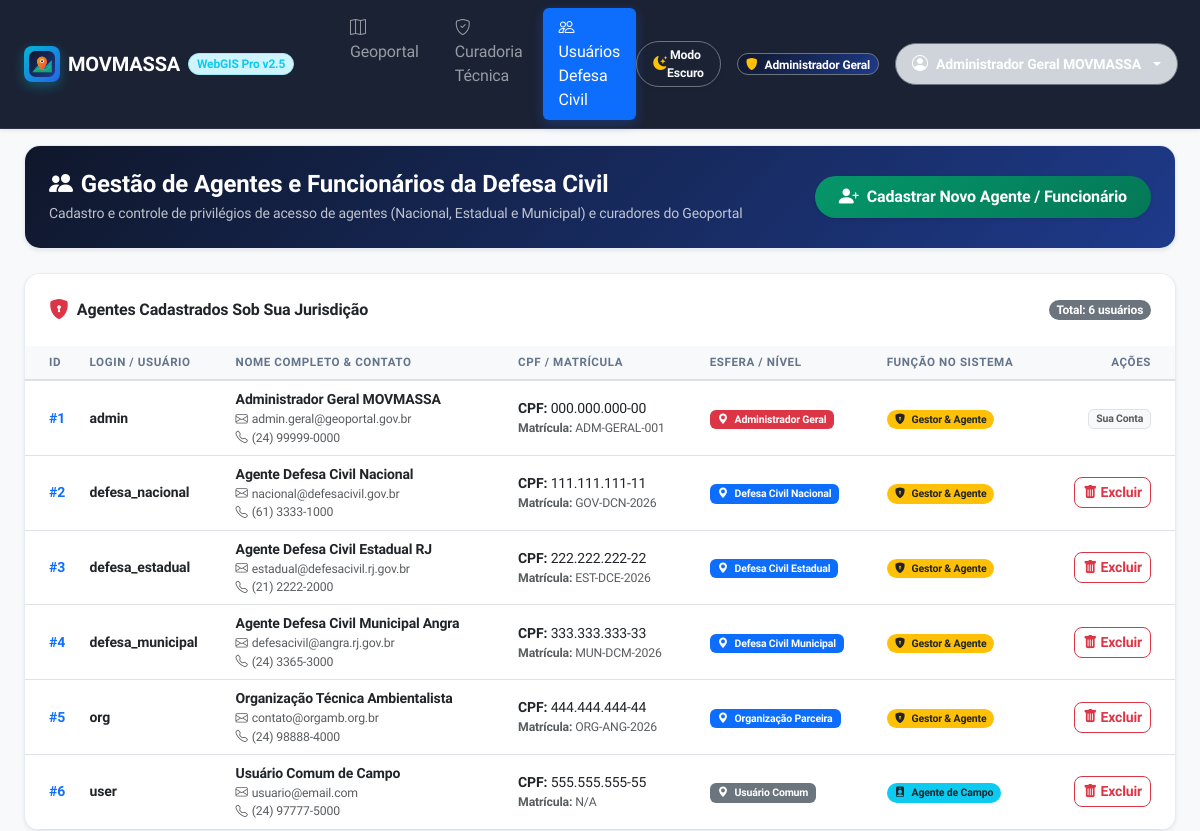
The page /admin (signed in) on the database its author committed.
### tables this page shows
CREATE TABLE users (
            id INTEGER PRIMARY KEY AUTOINCREMENT,
            username TEXT UNIQUE NOT NULL,
            password_hash TEXT NOT NULL,
            role TEXT NOT NULL,
            role_level TEXT NOT NULL DEFAULT 'user',
            email TEXT,
            nome_completo TEXT,
            telefone TEXT,
            matricula TEXT,
            cpf TEXT
        , password TEXT, funcao TEXT DEFAULT 'agente');

### app_webgis/app.py (the view, shortened to what this page needs)
@app.route('/admin')
@login_required
def admin():
    if current_user.role not in ['admin', 'org']:
        flash('Acesso negado. Apenas gestores da Defesa Civil podem acessar a gestão de usuários.', 'danger')
        return redirect(url_for('index'))
    conn = get_db_connection()
    if current_user.role_level == 'admin_geral':
        users = conn.execute('SELECT * FROM users ORDER BY id ASC').fetchall()
    conn.close()
    return render_template('admin.html', users=users)

### app_webgis/app.py (called while the page is built)
def get_db_connection():
    if DATABASE_URL:
        try:
            return DBWrapper(is_postgres=True)
        except Exception as e:
            print("Aviso: Conexão PostgreSQL falhou, utilizando SQLite local:", e)
            return DBWrapper(is_postgres=False)
    else:
        return DBWrapper(is_postgres=False)

@login_manager.user_loader
def load_user(user_id):
    conn = get_db_connection()
    user = conn.execute('SELECT * FROM users WHERE id = ?', (user_id,)).fetchone()
    conn.close()
    if user:
        u = dict(user)
        return User(
            id=u['id'],
            username=u['username'],
            role=u['role'],
            role_level=u.get('role_level', 'user'),
            email=u.get('email', ''),
            nome_completo=u.get('nome_completo', ''),
            telefone=u.get('telefone', ''),
            matricula=u.get('matricula', ''),
            cpf=u.get('cpf', '')
        )

    def execute(self, query, params=()):
        if self.is_postgres:
            pg_query = query.replace('?', '%s')
            cursor = self.conn.cursor()
            cursor.execute(pg_query, params)
            return cursor
        else:
            return self.conn.execute(query, params)

    def close(self):
        self.conn.close()

### app_webgis/templates/admin.html (shortened to what this page needs)
{% extends "base.html" %}
{% block content %}
<div class="row g-3">
    <div class="col-12">
        <div class="card shadow-sm border-0 rounded-4 overflow-hidden mb-4">
            <div class="card-body bg-gradient-navy text-white p-4 d-flex justify-content-between align-items-center flex-wrap gap-3">
                <div>
                    <h4 class="fw-bold mb-1 d-flex align-items-center gap-2">
                        <i class="bi bi-people-fill text-cyan fs-4"></i> Gestão de Agentes e Funcionários da Defesa Civil
                    </h4>
                    <p class="text-light opacity-75 small mb-0">Cadastro e controle de privilégios de acesso de agentes (Nacional, Estadual e Municipal) e curadores do Geoportal</p>
                </div>
                <button type="button" class="btn btn-pro-emerald rounded-pill px-4 py-2.5 fw-bold shadow-sm d-flex align-items-center gap-2 text-white" data-bs-toggle="modal" data-bs-target="#modalCreateUser">
                    <i class="bi bi-person-plus-fill fs-5"></i> Cadastrar Novo Agente / Funcionário
                </button>
            </div>
        </div>
        <div class="card shadow-sm border-0 rounded-4 overflow-hidden">
            <div class="card-header bg-white border-0 p-4">
                <div class="d-flex justify-content-between align-items-center">
                    <h6 class="fw-bold mb-0 text-dark d-flex align-items-center gap-2">
                        <i class="bi bi-shield-lock-fill text-danger fs-5"></i> Agentes Cadastrados Sob Sua Jurisdição
                    </h6>
                    <span class="badge bg-secondary rounded-pill fs-7">Total: {{ users | length }} usuários</span>
                </div>
            </div>
            <div class="card-body p-0">
                <div class="table-responsive">
                    <table class="table table-hover align-middle mb-0" style="font-size: 0.875rem;">
                        <thead class="table-light">
                            <tr>
                                <th class="ps-4">ID</th>
                                <th>Login / Usuário</th>
                                <th>Nome Completo & Contato</th>
                                <th>CPF / Matrícula</th>
                                <th>Esfera / Nível</th>
                                <th>Função no Sistema</th>
                                <th class="pe-4 text-end">Ações</th>
                            </tr>
                        </thead>
                        <tbody>
                            {% for u in users %}
                            {% set u_dict = dict(u) %}
                            <tr>
                                <td class="ps-4 fw-bold text-primary">#{{ u_dict.id }}</td>
                                <td>
                                    <div class="fw-bold text-dark">{{ u_dict.username }}</div>
                                </td>
                                <td>
                                    <div class="fw-semibold text-dark">{{ u_dict.get('nome_completo') or u_dict.username }}</div>
                                    <div class="small text-muted"><i class="bi bi-envelope me-1"></i>{{ u_dict.get('email') or 'Não informado' }}</div>
                                    <div class="small text-muted"><i class="bi bi-telephone me-1"></i>{{ u_dict.get('telefone') or 'Não informado' }}</div>
                                </td>
                                <td>
                                    <div><strong>CPF:</strong> {{ u_dict.get('cpf') or 'Não cadastrado' }}</div>
                                    <div class="small text-muted"><strong>Matrícula:</strong> {{ u_dict.get('matricula') or 'Não informada' }}</div>
                                </td>
                                <td>
                                    <span class="badge {% if u_dict.get('role_level') == 'admin_geral' %}bg-danger{% elif 'admin' in u_dict.get('role_level', '') or u_dict.get('role_level') == 'org' %}bg-primary{% else %}bg-secondary{% endif %} px-2 py-1">
                                        <i class="bi bi-geo-alt-fill me-1"></i> {{ level_label }}
                                    </span>
                                </td>
                                <td>
                                    {% set func = u_dict.get('funcao') or ('gestor_agente' if u_dict.get('role') in ['admin', 'org'] else 'agente') %}
                                    {% if func == 'gestor_agente' %}
                                        <span class="badge bg-warning text-dark px-2 py-1 rounded-pill fw-bold">
                                            <i class="bi bi-shield-lock-fill me-1"></i> Gestor & Agente
                                        </span>
                                    {% elif func == 'gestor' or u_dict.get('role') in ['admin', 'org'] %}
                                        <span class="badge bg-dark text-white px-2 py-1 rounded-pill fw-bold">
                                            <i class="bi bi-person-gear me-1"></i> Gestor
                                        </span>
                                    {% else %}
                                        <span class="badge bg-info text-dark px-2 py-1 rounded-pill fw-semibold">
                                            <i class="bi bi-person-badge-fill me-1"></i> Agente de Campo
                                        </span>
                                    {% endif %}
                                </td>
                                <td class="pe-4 text-end">
                                    {% if u_dict.id != current_user.id %}
                                        <form action="{{ url_for('admin_delete_user', user_id=u_dict.id) }}" method="POST" class="d-inline" onsubmit="return confirm('Tem certeza que deseja remover a conta do agente {{ u_dict.username }}?');">
                                            <button type="submit" class="btn btn-sm btn-outline-danger rounded-3" title="Remover Agente">
                                                <i class="bi bi-trash-fill"></i> Excluir
                                            </button>
                                        </form>
                                    {% else %}
                                        <span class="badge bg-light text-muted border">Sua Conta</span>
                                    {% endif %}
                                </td>
                            </tr>
                            {% endfor %}
                        </tbody>
                    </table>
                </div>
            </div>
        </div>
    </div>
</div>
{% endblock %}

### app_webgis/templates/base.html (shortened to what this page needs)
<!DOCTYPE html>
<html lang="pt-BR">
<head>
    <link href="https://cdn.jsdelivr.net/npm/bootstrap@5.3.0/dist/css/bootstrap.min.css" rel="stylesheet">
    <link rel="stylesheet" href="https://cdn.jsdelivr.net/npm/bootstrap-icons@1.11.1/font/bootstrap-icons.css">
    <link rel="stylesheet" href="https://unpkg.com/leaflet@1.9.4/dist/leaflet.css" />
    <link rel="stylesheet" href="https://unpkg.com/leaflet.markercluster/dist/MarkerCluster.css" />
    <link rel="stylesheet" href="https://unpkg.com/leaflet.markercluster/dist/MarkerCluster.Default.css" />
    <link rel="stylesheet" href="https://unpkg.com/maplibre-gl@3.6.2/dist/maplibre-gl.css" />
    <link rel="stylesheet" href="{{ url_for('static', filename='css/style.css') }}">
</head>
<body class="bg-light">
    <nav class="navbar navbar-expand-lg navbar-dark navbar-glass sticky-top shadow-sm">
        <div class="container-fluid px-4">
            <a class="navbar-brand d-flex align-items-center gap-2 fw-bold text-white" href="{{ url_for('index') }}">
                <span class="brand-icon rounded-3 d-flex align-items-center justify-content-center p-1">
                    <img src="{{ url_for('static', filename='favicon.svg') }}" width="26" height="26" alt="MOVMASSA Logo">
                </span>
                <span class="d-flex align-items-center gap-2">
                    <span class="fs-5 tracking-tight fw-extrabold text-white">MOVMASSA</span>
                    <span class="badge bg-info-subtle text-info border border-info-subtle fs-7 rounded-pill px-2.5 py-1 fw-semibold">WebGIS Pro v2.5</span>
                </span>
            </a>
            <div class="collapse navbar-collapse" id="navbarNav">
                <ul class="navbar-nav me-auto ms-lg-4 gap-1">
                    {% if current_user.is_authenticated %}
                        <li class="nav-item">
                            <a class="nav-link px-3 py-2 rounded-2 {% if request.endpoint == 'index' %}active bg-primary text-white{% endif %}" href="{{ url_for('index') }}">
                                <i class="bi bi-map me-1"></i> Geoportal
                            </a>
                        </li>
                        <li class="nav-item">
                            <a class="nav-link px-3 py-2 rounded-2 {% if request.endpoint == 'curadoria' %}active bg-primary text-white{% endif %}" href="{{ url_for('curadoria') }}">
                                <i class="bi bi-shield-check me-1"></i> Curadoria Técnica
                            </a>
                        </li>
                        {% if current_user.role_level == 'admin_geral' or current_user.role in ['admin', 'org'] or current_user.funcao in ['gestor', 'gestor_agente'] %}
                            <li class="nav-item">
                                <a class="nav-link px-3 py-2 rounded-2 {% if request.endpoint == 'admin' %}active bg-primary text-white{% endif %}" href="{{ url_for('admin') }}">
                                    <i class="bi bi-people me-1"></i> Usuários Defesa Civil
                                </a>
                            </li>
                        {% endif %}
                    {% endif %}
                </ul>
                <ul class="navbar-nav ms-auto align-items-lg-center gap-2">
                    <li class="nav-item me-lg-2">
                        <button type="button" id="btnThemeToggle" class="btn btn-outline-light btn-sm rounded-pill px-3 py-1 d-flex align-items-center gap-1.5 border-secondary shadow-sm" title="Alternar Modo Escuro / Claro">
                            <i id="themeToggleIcon" class="bi bi-moon-stars-fill text-warning"></i>
                            <span id="themeToggleText" class="small fw-semibold">Modo Escuro</span>
                        </button>
                    </li>
                    {% if current_user.is_authenticated %}
                        <li class="nav-item d-flex align-items-center gap-2 me-lg-2">
                            <span class="badge bg-gradient-navy text-white px-2 py-1 rounded-pill border border-secondary" style="font-size: 0.75rem;">
                                <i class="bi bi-shield-fill text-warning me-1"></i> {{ level_label }}
                            </span>
                        </li>
                        <li class="nav-item dropdown">
                            <a class="nav-link dropdown-toggle text-white d-flex align-items-center gap-2 bg-dark-subtle px-3 py-1.5 rounded-pill border border-secondary" href="#" role="button" data-bs-toggle="dropdown">
                                <i class="bi bi-person-circle fs-6"></i>
                                <span class="fw-semibold small">{{ current_user.nome_completo or current_user.username }}</span>
                            </a>
                        </li>
                    {% else %}
                        <li class="nav-item">
                            <a class="btn btn-outline-light btn-sm px-3 rounded-pill" href="{{ url_for('login') }}">
                                <i class="bi bi-lock me-1"></i> Entrar no Sistema
                            </a>
                        </li>
                    {% endif %}
                </ul>
            </div>
        </div>
    </nav>
    <div class="container-fluid px-4 mt-3">
        {% block content %}{% endblock %}
    </div>
</body>
</html>

### app_webgis/static/css/style.css (style rules this page uses)
:root { --primary-navy: #0F172A; --primary-navy-light: #1E293B; --secondary-blue: #1E3A8A; --accent-emerald: #059669; --accent-cyan: #06B6D4; --accent-amber: #D97706; --accent-rose: #E11D48; --bg-slate: #F8FAFC; --bg-surface: #FFFFFF; --text-main: #0F172A; --text-muted: #64748B; --border-light: #E2E8F0; --font-sans: 'Plus Jakarta Sans', system-ui, -apple-system, sans-serif; --shadow-sm: 0 2px 4px rgba(15, 23, 42, 0.04); --shadow-md: 0 6px 16px -2px rgba(15, 23, 42, 0.08); --shadow-lg: 0 16px 32px -4px rgba(15, 23, 42, 0.12); --shadow-glow: 0 0 20px rgba(6, 182, 212, 0.25); --radius-sm: 8px; --radius-md: 12px; --radius-lg: 18px; --radius-xl: 24px; --radius-full: 9999px; }
body { font-family: var(--font-sans); background-color: var(--bg-slate); color: var(--text-main); letter-spacing: -0.01em; -webkit-font-smoothing: antialiased; }
.bg-gradient-navy { background: linear-gradient(135deg, #0F172A 0%, #1E3A8A 100%) !important; }
.fs-7 { font-size: 0.75rem !important; }
.navbar-glass { background: rgba(15, 23, 42, 0.95) !important; backdrop-filter: blur(20px); -webkit-backdrop-filter: blur(20px); border-bottom: 1px solid rgba(255, 255, 255, 0.08); }
.brand-icon { width: 36px; height: 36px; background: linear-gradient(135deg, #06B6D4 0%, #2563EB 100%); box-shadow: 0 4px 12px rgba(6, 182, 212, 0.35); transition: transform 0.3s ease; }
.nav-link { transition: all 0.2s ease; font-weight: 500; }
.nav-link.active { box-shadow: 0 4px 12px rgba(37, 99, 235, 0.3) !important; }
.card { border: 1px solid rgba(226, 232, 240, 0.8) !important; box-shadow: var(--shadow-sm); transition: transform 0.25s ease, box-shadow 0.25s ease; }
.btn { font-weight: 600; transition: all 0.2s cubic-bezier(0.4, 0, 0.2, 1); letter-spacing: -0.01em; }
.btn-pro-emerald { background: linear-gradient(135deg, #059669 0%, #047857 100%) !important; border: none !important; color: #FFFFFF !important; box-shadow: 0 4px 14px rgba(5, 150, 105, 0.3); }
.table th { font-weight: 700; text-transform: uppercase; font-size: 0.725rem; letter-spacing: 0.05em; color: var(--text-muted); border-bottom-width: 2px; }

### rows shown on the page
users: nome_completo "Administrador Geral MOVMASSA", id "1", username "admin", email "admin.geral@geoportal.gov.br", telefone "(24) 99999-0000", cpf "000.000.000-00", matricula "ADM-GERAL-001", level_label "Administrador Geral", funcao "gestor_agente" (drawn), shows "Sua Conta"
users: id "2", username "defesa_nacional", nome_completo "Agente Defesa Civil Nacional", email "nacional@defesacivil.gov.br", telefone "(61) 3333-1000", cpf "111.111.111-11", matricula "GOV-DCN-2026", level_label "Defesa Civil Nacional", funcao "gestor_agente" (drawn)
users: id "3", username "defesa_estadual", nome_completo "Agente Defesa Civil Estadual RJ", email "estadual@defesacivil.rj.gov.br", telefone "(21) 2222-2000", cpf "222.222.222-22", matricula "EST-DCE-2026", level_label "Defesa Civil Estadual", funcao "gestor_agente" (drawn)
users: id "4", username "defesa_municipal", nome_completo "Agente Defesa Civil Municipal Angra", email "defesacivil@angra.rj.gov.br", telefone "(24) 3365-3000", cpf "333.333.333-33", matricula "MUN-DCM-2026", level_label "Defesa Civil Municipal", funcao "gestor_agente" (drawn)
users: id "5", username "org", nome_completo "Organização Técnica Ambientalista", email "contato@orgamb.org.br", telefone "(24) 98888-4000", cpf "444.444.444-44", matricula "ORG-ANG-2026", level_label "Organização Parceira", funcao "gestor_agente" (drawn)
users: id "6", username "user", nome_completo "Usuário Comum de Campo", email "usuario@email.com", telefone "(24) 97777-5000", cpf "555.555.555-55", matricula "N/A", level_label "Usuário Comum", funcao "agente" (drawn)

### other values the page prints
{{ level_label }} "Administrador Geral"
{{ users | length }} "6"
